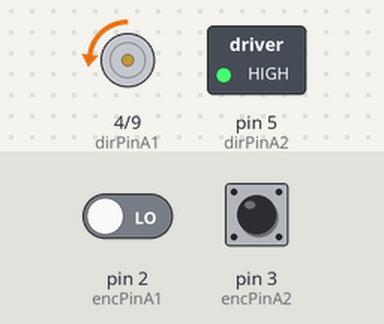
The sketch below on a simulated Arduino Uno, built with avr-gcc and run on an emulated ATmega328P. Parts: direction and speed pins drawn as motors (green arrow = direction pin HIGH = forward, orange = LOW = backward, longer = more drive), switched loads named in the sketch (green lamp = pin HIGH). The inputs (shaded band) are chosen by the test bench; at power-on: pin 2 (encPinA1) LOW, pin 3 (encPinA2) HIGH.

Above: at 1.2 s.
1.3 s: pin 2 (encPinA1) driven HIGH
At 9.8 s:
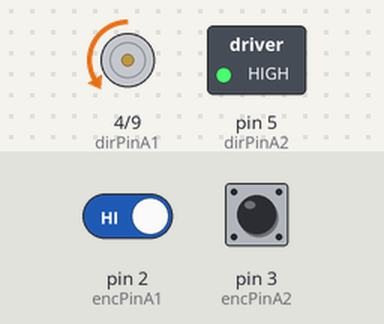
At 26.7 s:
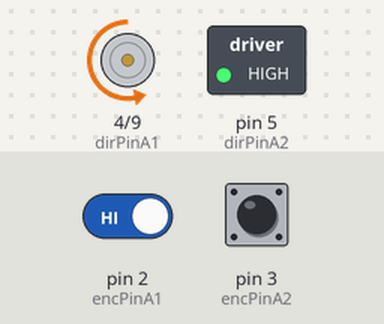
Timing chart, 0 to 28.2 s (numbered marks = the images above; inputs shaded):
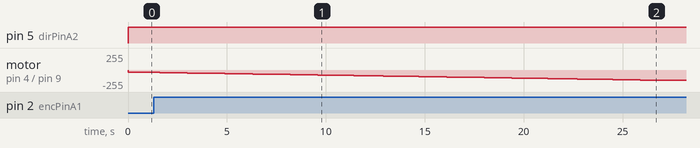

The sketch:

pidcontroller.ino
```cpp
/*
  motorUtilities.ino
  Code that runs basic functions in the Motors class
  The two motors are refered to as Motor A and Motor B.
  For each motor, there is an Encoder 1 and Encoder 2.
  Motor PWM range: 0 to 255
*/

#include "Arduino.h"
#include "Motor.h"
#include <PID_v1.h>

#define enablePinA	9
#define dirPinA1 4
#define dirPinA2 5
#define encPinA1 2
#define encPinA2 3
#define resetPin 6

//#define positionDeg 90  //degrees to move
#define tol 2     //tolerance for position
#define speedA 30
#define PID_UPPER_LIMIT 128
#define PID_LOWER_LIMIT -127
#define ENCODER_LOWER_LIMTI 0
#define ENCODER_UPPER_LIMTI 400

void encoderISRA1();  //why do i need to add these???
void encoderISRA2();

volatile signed int encoderAPos = 0;
volatile signed int positionDeg = 90;
int pwm =0;
int resetState = 0;
double encoderTicksDesired = 0;
int stopFlag = 0;
int dir1Flag = 0;
int dir2Flag = 0;

double Input, Output, Setpoint;

Motor motorA(enablePinA, dirPinA1, dirPinA2);

//PID forwardPID(&Input, &Output, &Setpoint, 0.0101513210748192, 0.0537954476805063, 0.000476396049937738, DIRECT);
PID forwardPID(&Input, &Output, &Setpoint, .01, 0.0538, .000476, DIRECT);

void setup() {
  Serial.begin(9600);

  pinMode(resetPin, INPUT);

  pinMode(encPinA1, INPUT);
  pinMode(encPinA2, INPUT);
  attachInterrupt(digitalPinToInterrupt(encPinA1), encoderISRA1, CHANGE);
  attachInterrupt(digitalPinToInterrupt(encPinA2), encoderISRA2, CHANGE);

  forwardPID.SetMode(AUTOMATIC);

  forwardPID.SetOutputLimits(PID_LOWER_LIMIT, PID_UPPER_LIMIT);
  // Set initial motor direction and PWM
  //motorA.setPWM(speedA);
  motorA.setPWM(0);
  motorA.setDir(1);

}

void loop(){

  resetState = 0;
  //double encoderTicksDesired = positionDeg*(2/1.8);
  encoderTicksDesired = 100;
  //Setpoint = encoderTicksDesired;
  Setpoint = 90;
  Input = encoderAPos;

  /*
  //detect button high
  resetState = digitalRead(resetPin);
  if(resetState == HIGH){
    motorA.hardStop();
    delay(1000);
    motorA.setPWM(0);
    motorA.setDir(1);
    Serial.print("Reset Hit");
    delay(1000);
    encoderAPos = 0;
    motorA.encoderPos = 0;
    forwardPID.SetOutputLimits(0.0, 1.0);  // Forces minimum up to 0.0
    forwardPID.SetOutputLimits(-1.0, 0.0);  // Forces maximum down to 0.0
    forwardPID.SetOutputLimits(PID_LOWER_LIMIT, PID_UPPER_LIMIT);  // Set the limits back to normal
    pwm = 0;
  }
  */

  forwardPID.Compute();

  if (motorA.encoderPos >= (encoderTicksDesired -1) && motorA.encoderPos <= (encoderTicksDesired +1) ){
    motorA.hardStop();    //note: setting hardstop will reduce instablility/oscilations, but then can only go to setpoint once before resetting
    //Output = 0;

  }

  if (Output == 0){
    if(stopFlag == 0){
      motorA.hardStop();
      stopFlag = 1;
      dir1Flag = 0;
      dir2Flag = 0;
    }
    pwm = 0;
  }
  else if (Output > 0){
    if(dir2Flag == 0){
      motorA.setDir(2);
      dir2Flag=1;
      dir1Flag=0;
      stopFlag=0;

    }
    pwm = map(Output, 0, PID_UPPER_LIMIT, 30, 150);
      //pwm = map(Output, 0, PID_UPPER_LIMIT, 30, 200);
      //or should this be map(Output, 30, PID_UPPER_LIMIT, 20, 200);
      //lower lim of output is 30???
  }
  else if (Output < 0){
    if(dir1Flag == 0){
      motorA.setDir(1);
      dir1Flag=1;
      dir2Flag=0;
      stopFlag=0;
    }
    pwm = map(Output, 0, PID_LOWER_LIMIT, 30, 150);
    //pwm = map(Output, 0, PID_LOWER_LIMIT, 20, 100);
  }
  motorA.setPWM(pwm);

/*
  Serial.print(Output);
  Serial.print("  ");

  Serial.print(motorA.encoderPos);

  Serial.print("  ");
  Serial.println(pwm);
  */
}

void encoderISRA1()
{

  // look for a low-to-high on channel A
  if (digitalRead(encPinA1) == HIGH) {

    // check channel B to see which way encoder is turning
    if (digitalRead(encPinA2) == LOW) {
      encoderAPos = encoderAPos + 1;         // CW
    }
    else {
      encoderAPos = encoderAPos - 1;         // CCW
    }
  }

  else   // must be a high-to-low edge on channel A
  {
    // check channel B to see which way encoder is turning
    if (digitalRead(encPinA2) == HIGH) {
      encoderAPos = encoderAPos + 1;          // CW
    }
    else {
      encoderAPos = encoderAPos - 1;          // CCW
    }
  }
  //Serial.println(encoder0Pos, DEC);
  // use for debugging - remember to comment out
//  if (encoderAPos == 400) {
//    encoderAPos = 0;
//  }
//  else if (encoderAPos == -1){
//    encoderAPos = 399;
//  }

  motorA.encoderPos = encoderAPos; //update motor object inside ISR for now, possible change later?

}

void encoderISRA2(){
  // look for a low-to-high on channel B
  if (digitalRead(encPinA2) == HIGH) {

    // check channel A to see which way encoder is turning
    if (digitalRead(encPinA1) == HIGH) {
      encoderAPos = encoderAPos + 1;         // CW
    }
    else {
      encoderAPos = encoderAPos - 1;         // CCW
    }
  }

  // Look for a high-to-low on channel B

  else {
    // check channel B to see which way encoder is turning
    if (digitalRead(encPinA1) == LOW) {
      encoderAPos = encoderAPos + 1;          // CW
    }
    else {
      encoderAPos = encoderAPos - 1;          // CCW
    }
  }
//
//  if (encoderAPos == 400) {
//    encoderAPos = 0;
//  }
//  else if (encoderAPos == -1){
//    encoderAPos = 399;
//  }
  motorA.encoderPos = encoderAPos; //update motor object inside ISR for now, possible change later?

}
```

Motor.cpp
```cpp
/*
  Motors.cpp
  Contains encoder and motor code.
  Datasheet for motor/current drive board: http://www.ece.ubc.ca/~eng-services/files/courses/elec391-spring2018/L298_Motor_Driver_Board_Datasheet.pdf
*/

#include "Arduino.h"
#include "Motor.h"

Motor::Motor(int enablePin, int dirPin1, int dirPin2)
{
  pinMode(enablePin, OUTPUT);
  pinMode(dirPin1, OUTPUT);
  pinMode(dirPin2, OUTPUT);

  _enablePin = enablePin;
  _dirPin1 = dirPin1;
  _dirPin2 = dirPin2;

  hardStopFlag = 0;
  //_pin = pin;
}

void Motor::setPWM(int pwm)
{
	if(hardStopFlag == 1){
		//Serial.print("Warning: Hard stop enabled, motor will not spin until setDir() is called \n");
	}

	analogWrite(_enablePin, pwm);

}

void Motor::setDir(int dir)
{
	hardStopFlag = 0;

	if (dir == 1){
		digitalWrite(_dirPin1, HIGH);
		digitalWrite(_dirPin2, LOW);
	}
	else if (dir == 2){
		digitalWrite(_dirPin1, LOW);
		digitalWrite(_dirPin2, HIGH);
	}
	else{
		Serial.print("Error: Invalid Motor Direction \n");
	}

}

void Motor::hardStop()
{
	hardStopFlag = 1;
	digitalWrite(_dirPin1, LOW);
	digitalWrite(_dirPin2, LOW);
}

long Motor::getRotSpeed(int interval, unsigned long deg)
{
	/*unsigned long time0 = millis();
	pos0 = encoderPos;

	while( (millis() - time0) < interval);
	pos1 = encoderPos;

	long tickPerMilSec = (pos1 - pos2)/(interval);
	return (tickPerMilSec*deg*1000);
	*/
}
```

Motor.h
```cpp
/*
  Motors.h
  Contains encoder and motor code.
*/

#ifndef Morse_h
#define Morse_h

#include "Arduino.h"

class Motor
{
  public:
    Motor(int enablePin, int dirPin1, int dirPin2);		//constructor function

	volatile signed int encoderPos;

	void setPWM(int pwm);	//turns on motor according to pwm: min 0 to max 255. setting PWM to 0 = "free running stop"
	void setDir(int dir);	//changes direction of motor (dir=1 or dir=2). If hard stop has previously been set, setDir turns motor back on.
	void hardStop(void);  	//"hard stop" of motor according to current drive datasheet. To turn motor back on, call setDir().
    long getRotSpeed(int interval, unsigned long deg); 	//return average deg/second over time interval (in milliseconds), assuming each tick is "deg" degrees

  private:
	int hardStopFlag;
    int _enablePin;
	int _dirPin1;
	int _dirPin2;
};

#endif
```
